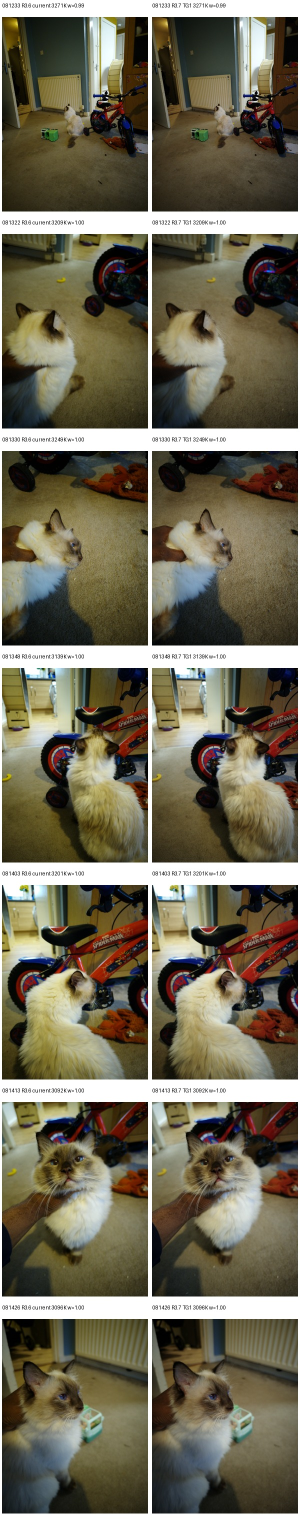
#> input picture test_evidence/R36_vs_R37_TG1_7FRAME.jpg, 600 x 3038 px (shown at 1/2 size)
$ python m9edgeplacementbestfit1a_bright_mildbank1a.py ../test_evidence/R36_vs_R37_TG1_7FRAME.jpg
#> lines starting #> are read from the running program, lines starting #| are printed output that depends on the picture
#!/usr/bin/env python3
"""
M9 EDGEPLACEMENT BESTFIT1A — BRIGHT MILD BANK1A

Research-only exact-pixel JPEG treatment harness.

Generates independently blinded Frozen / RGB015 / RGB025 / RGB035 variants
using the established RGB-ratio-preserving 0.85-pivot BRIGHT density operator.
No live renderer, capture, TC20, curve02, colour science or JPEG policy change.

Review outputs are lossless PNGs from one decoded frozen JPEG so the comparison
is not confounded by differing JPEG recompression histories.
"""
from __future__ import annotations

import argparse
import hashlib
import json
import secrets
from pathlib import Path

import numpy as np
from PIL import Image

PIVOT = 0.85
BANK = {
    "FROZEN": 0.00,
    "RGB015": 0.15,
    "RGB025": 0.25,
    "RGB035": 0.35,
}
LABELS = ("A", "B", "C", "D")


def sha256_file(path: Path) -> str:
    h = hashlib.sha256()
    with path.open("rb") as f:
        for chunk in iter(lambda: f.read(1024 * 1024), b""):
            h.update(chunk)
    return h.hexdigest()


def exact_luma8(rgb: np.ndarray) -> np.ndarray:
    a = rgb.astype(np.float32)
    return (
        4899.0 * a[..., 0]
        + 9617.0 * a[..., 1]
        + 1868.0 * a[..., 2]
    ) / 16384.0


def rgb_pivot(rgb_u8: np.ndarray, strength: float) -> np.ndarray:
    if strength == 0.0:
        return rgb_u8.copy()
    rgb = rgb_u8.astype(np.float32)
    yn = exact_luma8(rgb_u8) / 255.0
    weight = np.clip(1.0 - yn / PIVOT, 0.0, 1.0)
    scale = np.exp2(-strength * weight)
    out = rgb * scale[..., None]
    return np.clip(np.rint(out), 0, 255).astype(np.uint8)


def metrics(rgb_u8: np.ndarray) -> dict:
    y = exact_luma8(rgb_u8).astype(np.float64)
    q50, q90, q95, q99 = np.percentile(y, [50, 90, 95, 99])
    return {
        "meanY": float(np.mean(y)),
        "medianY": float(q50),
        "q90Y": float(q90),
        "q95Y": float(q95),
        "q99Y": float(q99),
        "darkFractionLE64": float(np.mean(y <= 64.0)),
        "brightFractionGE224": float(np.mean(y >= 224.0)),
    }


def main() -> int:
    ap = argparse.ArgumentParser()
    ap.add_argument("sources", nargs="+", type=Path)
    ap.add_argument("--out", type=Path, default=Path("M9_BRIGHT_MILDBANK1A"))
    args = ap.parse_args()

    args.out.mkdir(parents=True, exist_ok=True)
    key = {}
    manifest = {
        "schema": "m9edgeplacementbestfit1a.bright.mildbank1a.research.v1",
        "mode": "offline_exact_pixel_no_live_mutation",
        "pivot": PIVOT,
        "bank": BANK,
        "frames": {},
    }
    rng = secrets.SystemRandom()

    for source in args.sources:
        source = source.resolve()
        frame = source.stem
        frame_dir = args.out / frame
        frame_dir.mkdir(parents=True, exist_ok=True)
        arr = np.asarray(Image.open(source).convert("RGB"), dtype=np.uint8)
#> arr is the input picture: shape (3038, 600, 3); mean R, G, B 112.8, 106.8, 87.3

        treatments = list(BANK)
        rng.shuffle(treatments)
        mapping = dict(zip(LABELS, treatments))
        key[frame] = mapping

        rec = {
            "source": str(source),
            "sourceSha256": sha256_file(source),
            "variants": {},
        }
        for label in LABELS:
            treatment = mapping[label]
            out = rgb_pivot(arr, BANK[treatment])
            path = frame_dir / f"{label}.png"
            Image.fromarray(out, "RGB").save(path, format="PNG", optimize=True)
            rec["variants"][label] = {
                "treatmentHidden": True,
                "file": str(path.relative_to(args.out)),
                "metrics": metrics(out),
            }
#> this loop made 4 passes
#> q50 in metrics on passes 1 to 4: 88.79, 76.89, 80, 83.6
#> pass 1, in metrics, `y = exact_luma8(rgb_u8).astype(np.float64)`:
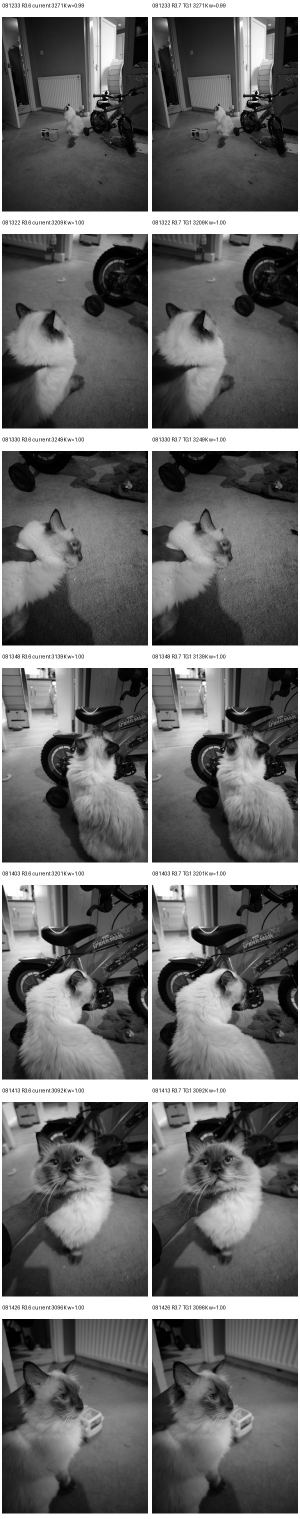
#> y: shape (3038, 600) float64 (shown at 1/2 size); min 0, max 255, mean 106.3
#> pass 2, in rgb_pivot (call 2), `weight = np.clip(1.0 - yn / PIVOT, 0.0, 1.0)`:
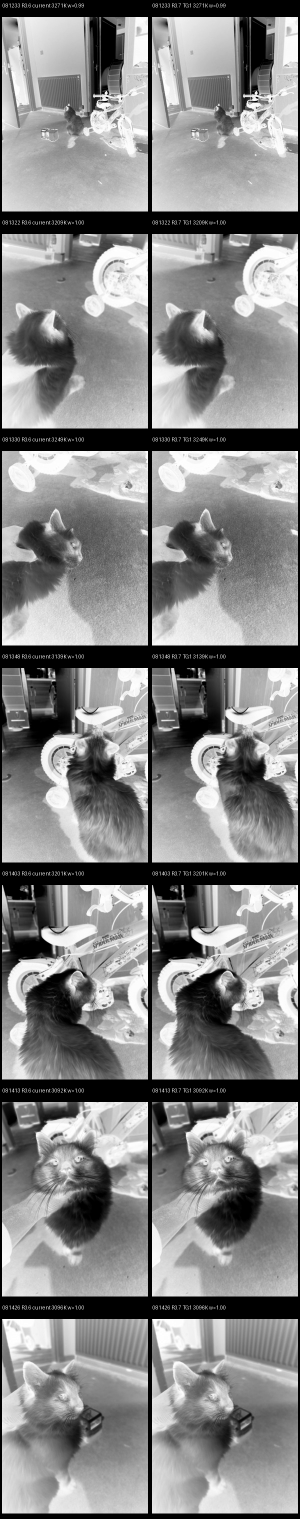
#> weight: shape (3038, 600) float32 (shown at 1/2 size); min 0, max 1, mean 0.532
#> after the loop, rec = 3 items
        manifest["frames"][frame] = rec

    (args.out / "DECODE_KEY.json").write_text(
        json.dumps(key, indent=2, sort_keys=True), encoding="utf-8"
    )
    (args.out / "MANIFEST.json").write_text(
        json.dumps(manifest, indent=2, sort_keys=True), encoding="utf-8"
    )
    print(args.out)
#| M9_BRIGHT_MILDBANK1A
    return 0


if __name__ == "__main__":
    raise SystemExit(main())
#> (the program exits here)
